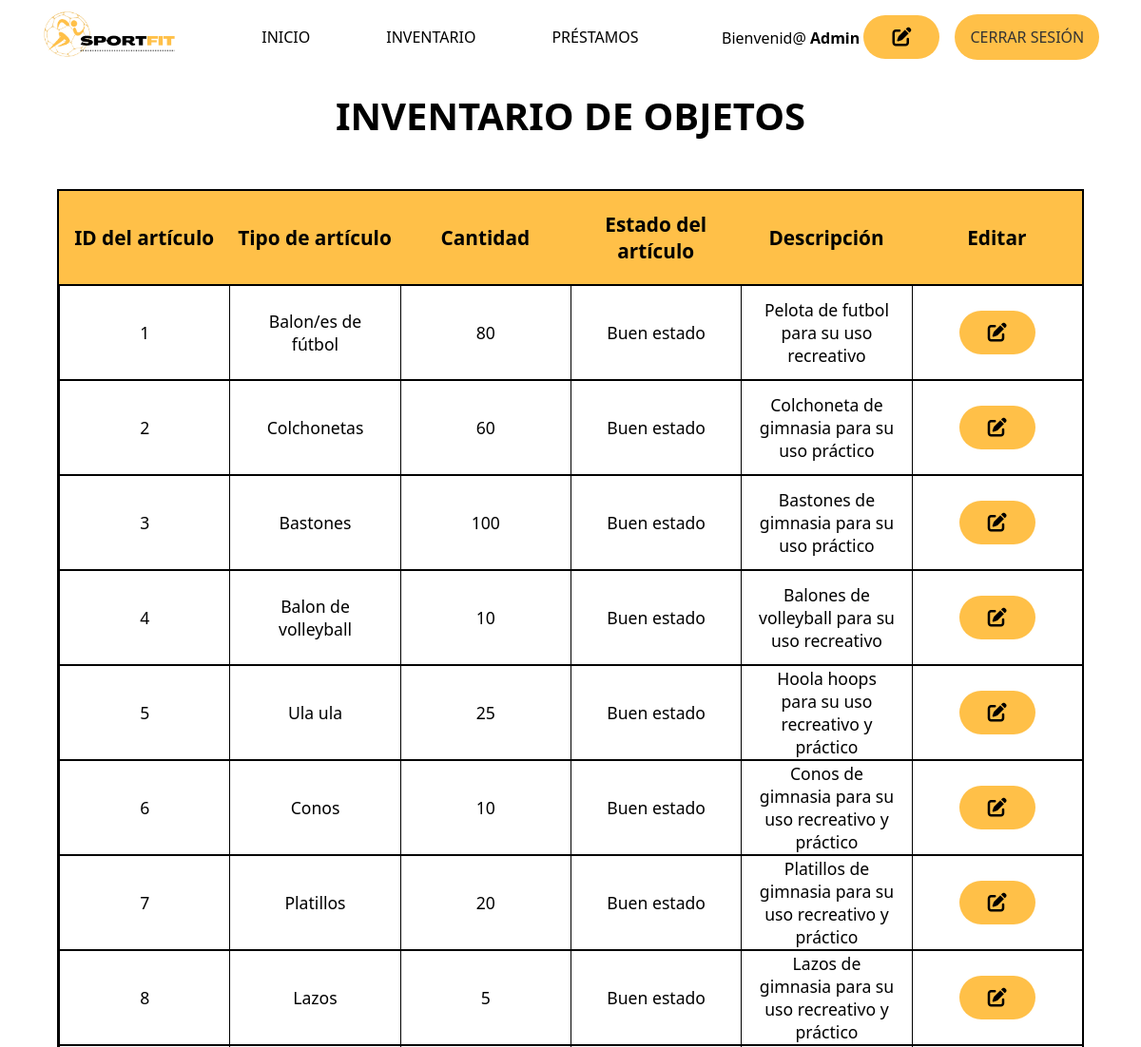
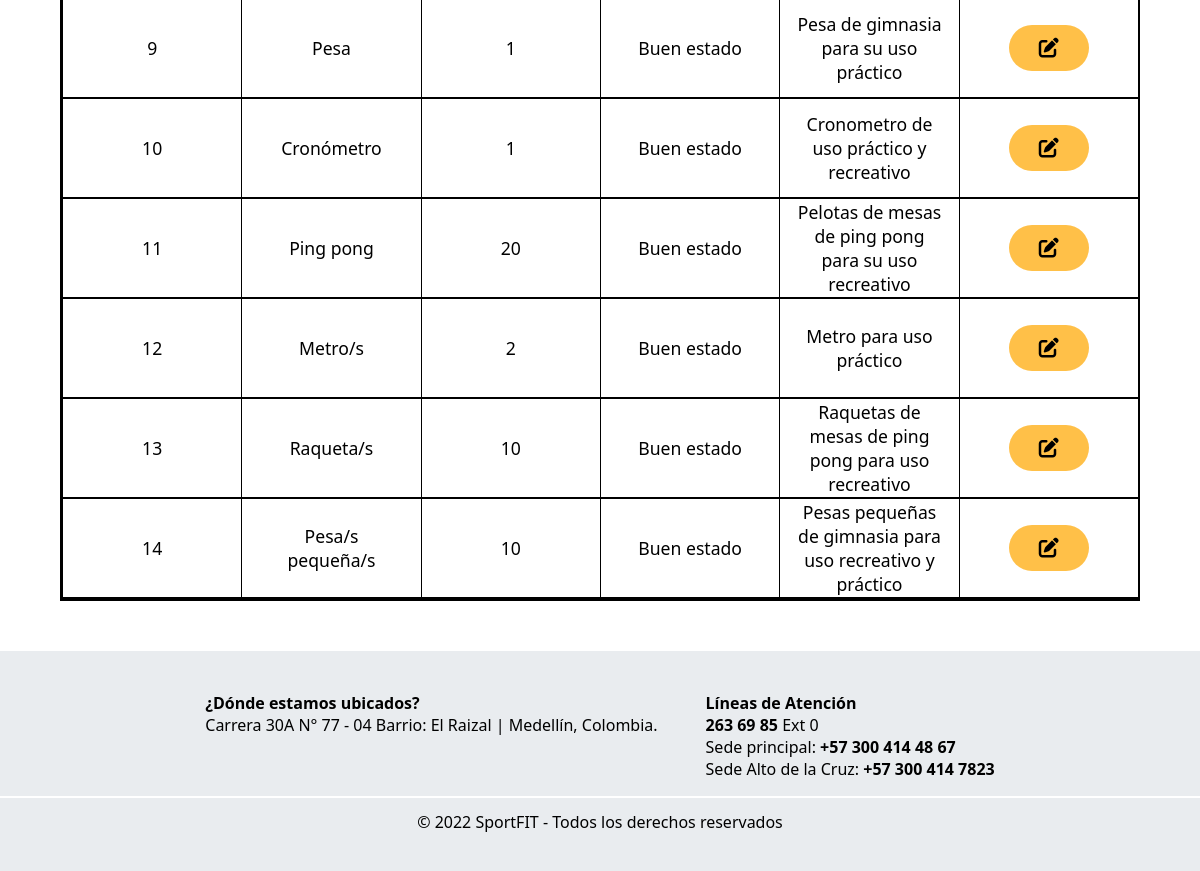
Screenshot of /vistas/inventario.php (signed in) with the database file from the repository (2 pictures, top to bottom).
### tables this page shows
CREATE TABLE `usuarios` (
  `id` int(4) NOT NULL,
  `documento` int(11) NOT NULL,
  `nombre_completo` varchar(50) NOT NULL,
  `correo` varchar(200) NOT NULL,
  `contacto` varchar(11) NOT NULL,
  `contrasena` varchar(250) NOT NULL
);

CREATE TABLE `articulo` (
  `id_articulo` int(5) NOT NULL,
  `tipo_articulo` varchar(30) NOT NULL,
  `cantidad` int(4) NOT NULL,
  `estado_articulo` varchar(30) NOT NULL,
  `descripcion` varchar(100) NOT NULL
);

### vistas/inventario.php (the view, shortened to what this page needs)
<?php
	require '../php/conexion.php';
	if (isset($_SESSION['user_id'])) {
		$records = $conn->prepare('SELECT id, nombre_completo, correo, contrasena FROM usuarios WHERE id = :id');
		$records->bindParam(':id', $_SESSION['user_id']);
		$records->execute();
		$results = $records->fetch(PDO::FETCH_ASSOC);
	}
?>
<?php
require("../php/conexionsqli.php");
$sql = "SELECT * FROM articulo";
?>
<!DOCTYPE html>
<html lang="es">
<head>
	<link rel="stylesheet" href="../css/styles.css" />
	<link rel="stylesheet" href="../css/inventario.css">
    <link rel="stylesheet" href="https://cdnjs.cloudflare.com/ajax/libs/font-awesome/6.2.0/css/all.min.css" />
</head>
<body>
	<nav class="navbar">
        <a href="../index.php" class="logo" >
			<img src="../imgs/sportfit.png" alt="logo SportFit" />
        </a>
        <ul class="center-nav">
            <li><a href="../index.php">Inicio</a></li>
            <li><a href="#">Inventario</a></li>
            <li><a href="tabla-prestamo.php">Préstamos</a></li>
        </ul>
        <div class="select">
            <p>Bienvenid@&nbsp;<strong><?php echo $results["nombre_completo"]; ?></strong><a href="editar-usuario.php" class="edit">&nbsp;<i class="fa-solid fa-pen-to-square"></i></a></p>
            <a href="logout.php" class="btn" id="iniciar-sesion">Cerrar sesión</a>
        </div>
    </nav>
	<main>
		<h2>INVENTARIO DE OBJETOS</h2>
		<div class="container-table">
			<div class="container-table-title">ID del artículo</div>
			<div class="container-table-title">Tipo de artículo</div>
			<div class="container-table-title">Cantidad</div>
			<div class="container-table-title">Estado del artículo</div>
			<div class="container-table-title">Descripción</div>
			<div class="container-table-title">Editar</div>
			<?php $resultado = mysqli_query($cnx, $sql);
			while($row = mysqli_fetch_assoc($resultado)) {?>
			<div class="container-table-info" id="id-row"><?php echo $row["id_articulo"]; ?></div>
			<div class="container-table-info"><?php echo $row["tipo_articulo"]; ?></div>
			<div class="container-table-info"><?php echo $row["cantidad"]; ?></div>
			<div class="container-table-info"><?php echo $row["estado_articulo"]; ?></div>
			<div class="container-table-info"><?php echo $row["descripcion"]; ?></div>
			<div class="container-table-info"><a href="editar-articulo.php?id=<?php echo $row["id_articulo"];?>"><i class="fa-solid fa-pen-to-square"></i></a></div>
			<?php } mysqli_free_result($resultado)?>
		</div>
		<footer>
			<ul class="footer-info">
				<li>
					<strong>¿Dónde estamos ubicados?</strong>
					<ul>
						<li><a href="https://goo.gl/maps/YQ8RRNZhMk4FwjLE9" target="_blank">Carrera 30A N° 77 - 04 Barrio: El Raizal | Medellín, Colombia.</a></li>
					</ul>
				</li>
				<li>
					<strong>Líneas de Atención</strong>
					<ul>
						<li>
							<strong><a href="tel:+572636985">263 69 85</a></strong> Ext 0
						</li>
						<li>
							Sede principal: <strong><a href="tel:+573004144867">+57 300 414 48 67</a></strong>
						</li>
						<li>
							Sede Alto de la Cruz: <strong><a href="tel:+573004147823">+57 300 414 7823</a></strong>
						</li>
					</ul>
				</li>
			</ul>
			<div class="separador"></div>
			<div class="copyright">© 2022 SportFIT - Todos los derechos reservados</div>
		</footer>
	</main>
</body>
</html>

### css/styles.css (style rules this page uses)
:root { --orange-color: #ffc048; --dark-gray-color: #1e272e; --blue-color: #aebebb; }
* { margin: 0; padding: 0; box-sizing: border-box; font-family: system-ui; }
ul { list-style: none; }
a { text-decoration: none; color: #000; }
.btn { background: var(--orange-color); padding: 0.8rem 1rem; border-radius: 30rem; border: none; cursor: pointer; color: #333; font-weight: 500; width: fit-content; transition: background 200ms ease-out; }
.navbar { position: relative; top: 0; display: flex; justify-content: space-around; align-items: center; text-transform: uppercase; padding: 0.6em 0; flex-wrap: wrap; background: #fff; }
.logo { width: 12%; transition: transform 250ms ease; }
.navbar img { width: 100%; }
.center-nav { display: flex; gap: 5em; }
.center-nav a { position: relative; transition: color 200ms ease-out; }
.center-nav a::before { content: ''; bottom: -2px; left: 0; width: 0%; height: 2px; position: absolute; background: #000; transition: width 200ms ease-out, color 200ms ease-out; }
.select { display: flex; align-items: center; gap: 1em; }
.select p { text-transform: capitalize; }
i { font-size: 20px; border-radius: 50px; padding: 12.8px 1.5em; background-color: var(--orange-color); transition: background 200ms ease-out; }
footer { display: flex; flex-direction: column; justify-content: center; height: 220px; background-color: #e9ecef; }
.footer-info { display: flex; justify-content: center; gap: 3em; padding: 1em 0; }
footer .separador { width: 100%; height: .1em; background-color: #fff; margin: 0 auto; }
footer .copyright { text-align: center; line-height: 3em; }

### css/inventario.css (style rules this page uses)
:root { --orange-color: #ffc048; --dark-gray-color: #1e272e; --blue-color: #aebebb; }
main { padding: 1rem 0 0 0; }
main h2 { font-size: 2.5rem; text-align: center; }
.container-table { background: white; border: 2px solid black; display: grid; grid-auto-rows: 100px; grid-template-columns: repeat(6, 1fr); margin: 50px auto; width: 90%; }
.container-table-title, .container-table-info { align-items: center; border-bottom: 2px solid black; display: flex; justify-content: center; text-align: center; }
.container-table-title { background: #ffc048; font-size: 1.3rem; font-weight: bold; }
.container-table-info { border-left: 1px solid black; font-size: 1.1rem; padding: 1rem; }

### rows the page displays
usuarios: nombre_completo "Admin"
articulo: id_articulo "1", tipo_articulo "Balon/es de fútbol", cantidad "80", estado_articulo "Buen estado", descripcion "Pelota de futbol para su uso recreativo"
articulo: id_articulo "2", tipo_articulo "Colchonetas", cantidad "60", estado_articulo "Buen estado", descripcion "Colchoneta de gimnasia para su uso práctico"
articulo: id_articulo "3", tipo_articulo "Bastones", cantidad "100", estado_articulo "Buen estado", descripcion "Bastones de gimnasia para su uso práctico"
articulo: id_articulo "4", tipo_articulo "Balon de volleyball", cantidad "10", estado_articulo "Buen estado", descripcion "Balones de volleyball para su uso recreativo"
articulo: id_articulo "5", tipo_articulo "Ula ula", cantidad "25", estado_articulo "Buen estado", descripcion "Hoola hoops para su uso recreativo y práctico"
articulo: id_articulo "6", tipo_articulo "Conos", cantidad "10", estado_articulo "Buen estado", descripcion "Conos de gimnasia para su uso recreativo y práctico"
articulo: id_articulo "7", tipo_articulo "Platillos", cantidad "20", estado_articulo "Buen estado", descripcion "Platillos de gimnasia para su uso recreativo y práctico"
articulo: id_articulo "8", tipo_articulo "Lazos", cantidad "5", estado_articulo "Buen estado", descripcion "Lazos de gimnasia para su uso recreativo y práctico"
articulo: id_articulo "9", tipo_articulo "Pesa", cantidad "1", estado_articulo "Buen estado", descripcion "Pesa de gimnasia para su uso práctico"
articulo: id_articulo "10", tipo_articulo "Cronómetro", cantidad "1", estado_articulo "Buen estado", descripcion "Cronometro de uso práctico y recreativo"
articulo: id_articulo "11", tipo_articulo "Ping pong", cantidad "20", estado_articulo "Buen estado", descripcion "Pelotas de mesas de ping pong para su uso recreativo"
articulo: id_articulo "12", tipo_articulo "Metro/s", cantidad "2", estado_articulo "Buen estado", descripcion "Metro para uso práctico"
articulo: id_articulo "13", tipo_articulo "Raqueta/s", cantidad "10", estado_articulo "Buen estado", descripcion "Raquetas de mesas de ping pong para uso recreativo"
articulo: id_articulo "14", tipo_articulo "Pesa/s pequeña/s", cantidad "10", estado_articulo "Buen estado", descripcion "Pesas pequeñas de gimnasia para uso recreativo y práctico"
